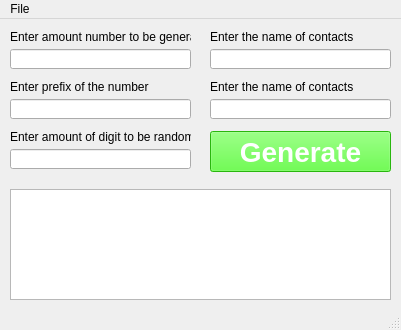
<?xml version="1.0" encoding="UTF-8"?>
<ui version="4.0">
 <class>MainWindow</class>
 <widget class="QMainWindow" name="MainWindow">
  <property name="geometry">
   <rect>
    <x>0</x>
    <y>0</y>
    <width>401</width>
    <height>330</height>
   </rect>
  </property>
  <property name="windowTitle">
   <string>NumberGenerator</string>
  </property>
  <property name="styleSheet">
   <string notr="true"/>
  </property>
  <widget class="QWidget" name="centralwidget">
   <widget class="QLabel" name="label_1">
    <property name="geometry">
     <rect>
      <x>10</x>
      <y>10</y>
      <width>181</width>
      <height>16</height>
     </rect>
    </property>
    <property name="text">
     <string>Enter amount number to be generate</string>
    </property>
   </widget>
   <widget class="QLineEdit" name="lineEdit_1">
    <property name="geometry">
     <rect>
      <x>10</x>
      <y>30</y>
      <width>181</width>
      <height>20</height>
     </rect>
    </property>
   </widget>
   <widget class="QLabel" name="label_2">
    <property name="geometry">
     <rect>
      <x>10</x>
      <y>60</y>
      <width>181</width>
      <height>16</height>
     </rect>
    </property>
    <property name="text">
     <string>Enter prefix of the number</string>
    </property>
   </widget>
   <widget class="QLineEdit" name="lineEdit_2">
    <property name="geometry">
     <rect>
      <x>10</x>
      <y>80</y>
      <width>181</width>
      <height>20</height>
     </rect>
    </property>
   </widget>
   <widget class="QLabel" name="label_3">
    <property name="geometry">
     <rect>
      <x>10</x>
      <y>110</y>
      <width>181</width>
      <height>16</height>
     </rect>
    </property>
    <property name="text">
     <string>Enter amount of digit to be randomize</string>
    </property>
   </widget>
   <widget class="QLineEdit" name="lineEdit_3">
    <property name="geometry">
     <rect>
      <x>10</x>
      <y>130</y>
      <width>181</width>
      <height>20</height>
     </rect>
    </property>
   </widget>
   <widget class="QLabel" name="label_4">
    <property name="geometry">
     <rect>
      <x>210</x>
      <y>10</y>
      <width>181</width>
      <height>16</height>
     </rect>
    </property>
    <property name="text">
     <string>Enter the name of contacts</string>
    </property>
   </widget>
   <widget class="QLineEdit" name="lineEdit_4">
    <property name="geometry">
     <rect>
      <x>210</x>
      <y>30</y>
      <width>181</width>
      <height>20</height>
     </rect>
    </property>
   </widget>
   <widget class="QLabel" name="label_5">
    <property name="geometry">
     <rect>
      <x>210</x>
      <y>60</y>
      <width>181</width>
      <height>16</height>
     </rect>
    </property>
    <property name="text">
     <string>Enter the name of contacts</string>
    </property>
   </widget>
   <widget class="QLineEdit" name="lineEdit_5">
    <property name="geometry">
     <rect>
      <x>210</x>
      <y>80</y>
      <width>181</width>
      <height>20</height>
     </rect>
    </property>
   </widget>
   <widget class="QPushButton" name="pushButton">
    <property name="geometry">
     <rect>
      <x>210</x>
      <y>112</y>
      <width>181</width>
      <height>41</height>
     </rect>
    </property>
    <property name="font">
     <font>
      <pointsize>21</pointsize>
      <weight>75</weight>
      <bold>true</bold>
     </font>
    </property>
    <property name="styleSheet">
     <string notr="true"> color: rgb(255, 255, 255);
background-color: rgb(57,255,20);</string>
    </property>
    <property name="text">
     <string>Generate</string>
    </property>
   </widget>
   <widget class="QTextBrowser" name="textBrowser">
    <property name="geometry">
     <rect>
      <x>10</x>
      <y>170</y>
      <width>381</width>
      <height>111</height>
     </rect>
    </property>
   </widget>
  </widget>
  <widget class="QMenuBar" name="menubar">
   <property name="geometry">
    <rect>
     <x>0</x>
     <y>0</y>
     <width>401</width>
     <height>21</height>
    </rect>
   </property>
   <widget class="QMenu" name="menuFile">
    <property name="title">
     <string>File</string>
    </property>
    <addaction name="actionNew"/>
    <addaction name="actionSave"/>
   </widget>
   <addaction name="menuFile"/>
  </widget>
  <widget class="QStatusBar" name="statusbar"/>
  <action name="actionNew">
   <property name="text">
    <string>New</string>
   </property>
   <property name="shortcut">
    <string>Ctrl+N</string>
   </property>
  </action>
  <action name="actionSave">
   <property name="text">
    <string>Save</string>
   </property>
   <property name="shortcut">
    <string>Ctrl+S</string>
   </property>
  </action>
 </widget>
 <resources/>
 <connections/>
</ui>
